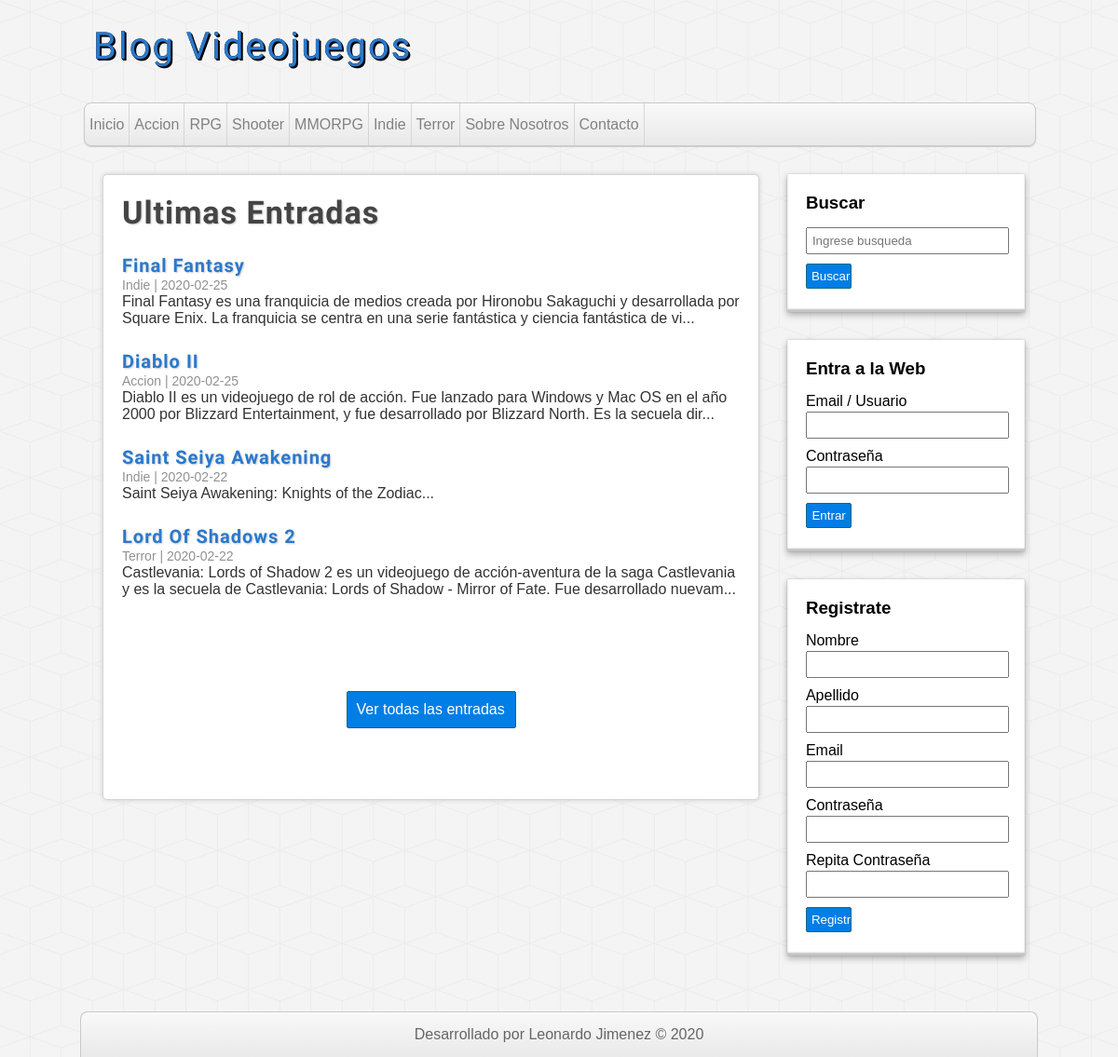
The page / on the database its author committed.
### tables this page shows
CREATE TABLE `categorias` (
  `id` int(11) NOT NULL,
  `nombre` varchar(50) NOT NULL
);

CREATE TABLE `entradas` (
  `id` int(11) NOT NULL,
  `usuario_id` int(11) NOT NULL,
  `categoria_id` int(11) NOT NULL,
  `titulo` varchar(50) NOT NULL,
  `descripcion` text NOT NULL,
  `fecha` date NOT NULL
);

### includes/functions.php (called while the page is built, shortened)
<?php
    function conseguirCategorias($conexion){
        $query = "SELECT * FROM categorias ORDER BY 'id' ASC;";
        $categorias = mysqli_query( $conexion,$query);
        $result = array();
        if ($categorias && mysqli_num_rows($categorias) >= 1){
            $result = $categorias;
        }
        return $result;
    }
    function conseguirEntradas ($conexion, $limit = null , $categorias = null , $busqueda = null){
        $query = "SELECT e.*, c.nombre AS 'categoria' FROM entradas e
        INNER JOIN categorias c ON e.categoria_id = c.id "
        ;
        $query .= "ORDER BY e.id DESC ";
        if($limit != null){
            $query .= "LIMIT $limit;";
        }
        $entradas = mysqli_query($conexion,$query);
        $result = array();
        if ($entradas && mysqli_num_rows($entradas) >= 1){
            $result = $entradas;
        }
        return $result;
    }
?>

### index.php (the view, shortened to what this page needs)
<?php require_once "./files/register.php" ?>
<?php require_once "./includes/functions.php" ?>
<?php require_once "./includes/header.php"?>
        <?php require_once "./includes/sidebar.php"?>
        <div id="principal">
            <h1>Ultimas Entradas</h1>
            <?php $entradas = conseguirEntradas($conexion,4)?>
            <?php if (!empty($entradas)):?>
                <?php while ($entrada = mysqli_fetch_assoc($entradas)):?>
                    <article class="post">
                        <a href="entrada.php?id=<?=$entrada["id"]?>">
                            <h2><?= $entrada["titulo"];?></h2>
                            <span class="fecha"><?= $entrada["categoria"]. " | " . $entrada["fecha"];?></span><br>
                            <p><?=substr($entrada["descripcion"], 0,180)."..." ?></p>
                        </a>
                    </article>
                <?php   endwhile;
                endif;
            ?>
            <div id="vertodas">
                <a href="<?=PATH?>includes/entradas.php">Ver todas las entradas</a>
            </div>
        </div>
    <?php require_once "./includes/footer.php"?>

### includes/header.php (shortened to what this page needs)
<?php
require_once "functions.php";
require_once "config.php";
?>
<!DOCTYPE html>
<html lang="en">
<head>
    <link rel="stylesheet" href="<?= PATH?>assets/css/style.css">
</head>
<body>
    <header id="cabecera">
        <div id="logo">
            <a href="<?= PATH ?> ">
                Blog Videojuegos
            </a>
        </div>
        <nav id="menu">
            <ul>
                <li><a href="<?= PATH ?>">Inicio</a></li>
                <?php  $categorias = conseguirCategorias($conexion);
                while ($categoria = mysqli_fetch_assoc($categorias)) : ?>
                    <li><a href="<?=PATH?>categoria.php?id=<?=$categoria["id"]?>"><?= $categoria["nombre"] ?></a></li>
                <?php endwhile ; ?>
                <li><a href="index.php">Sobre Nosotros</a></li>
                <li><a href="index.php">Contacto</a></li>
            </ul>
        </nav>
    </header>
    <div id ="container">

### includes/sidebar.php (shortened to what this page needs)
<aside id="sidebar">
    <div id="login" class="block-aside">
        <h3>Buscar</h3>
            <form action="<?= PATH?>files/search.php" method="post">
                <input type="text" name="search" placeholder="Ingrese busqueda">
                <input type="submit" value="Buscar">
            </form>
    </div>
    <?php if(!isset($_SESSION["usuario"])) :  ?>
    <div id="login" class="block-aside">
        <h3>Entra a la Web</h3>
        <form class="noesta" action="<?= PATH?>files/login.php" method="post">
            <label for="user">Email / Usuario</label>
            <input type="email" name="user">
            <label for="contraseña">Contraseña</label>
            <input type="password" name="contraseña">
            <input type="submit" value="Entrar">
        </form>
    </div>
    <div id="register" class="block-aside">
        <h3>Registrate</h3>
        <form action="files/register.php" method="post">
            <label for="name">Nombre</label>
            <input type="text" name="name">
            <label for="lastname">Apellido</label>
            <input type="text" name="lastname">
            <label for="email">Email</label>
            <input type="email" name="email">
            <label for="password1">Contraseña</label>
            <input type="password" name="password1">
            <label for="password2">Repita Contraseña</label>
            <input type="password" name="password2">
            <input type="submit" value="Registro">
        </form>
    </div>
    <?php endif ;?>
</aside>

### includes/footer.php
</div>
     <footer id="footer">
        <p>Desarrollado por Leonardo Jimenez &copy; 2020</p>
    </footer>
</body>
</html>

### assets/css/style.css (style rules this page uses)
* { margin: 0; padding: 0; font-family: sans-serif, Helvetica, Arial; text-decoration: none; }
body { background: url('../img/cubes.png') #f4f4f4; }
#cabecera { width: 85%; height: auto; background: transparent; margin: 0px auto; }
#logo { float: left; width: 40%; height: 110px; }
#logo a { font-family: 'Fjalla One', Helvetica; font-size: 40px; letter-spacing: 2px; color: #2979cd; text-shadow: 0px 0px 0px black, 1px 1px 0px black, 2px 2px 0px black; transition: all 500ms; line-height: 100px; margin-left: 10px; }
#menu { clear: both; width: 100%; height: 45px; background: linear-gradient(to bottom, #f9f9f9 0px, #e9e9e9 100% ); border: 1px solid #c9c9c9; border-radius: 8px; box-shadow: 0px 1px 1px #ccc; overflow: hidden; }
#menu ul { list-style: none; }
#menu ul li { float: left; line-height: 45px; border-right: 1px solid #d6d6d6; }
#menu ul li a { display: block; padding: 0px 5px 0px 5px; color: #838282 }
#container { width: 85%; height: auto; margin: 0px auto; margin-top: 30px; margin-bottom: 30px; }
#principal { float: left; background-color: white; border: 1px solid #d6d6d6; border-radius: 5px; width: 65%; min-height: 630px; box-shadow: 0px 0px 5px #ccc; margin-left: 20px; overflow: hidden; padding: 20px; }
#principal h1 { font-size: 34px; color: #444; letter-spacing: 1px; text-shadow: 1px 1px 2px #ccc; font-family: 'Fjalla One', Helvetica; ; }
#principal h2 { font-size: 20px; color: #444; letter-spacing: 1px; font-family: 'Fjalla One', Helvetica; margin-top: 25px; color: #2979cd; text-shadow: 1px 1px 2px #ccc; }
#principal p { margin-top: 8px; }
#principal a { color: #333; }
#vertodas a { display: block; border-radius: 2px; padding: 10px; color: white; background: #007ee5; border: 1px solid #156785; cursor: pointer; width: 160px; margin: 0px auto; margin-top: 100px; }
.fecha { color: rgb(146, 145, 145); font-size: 14px; }
#sidebar { float: right; height: auto; width: 27%; }
.block-aside { display: block; width: 78%; margin: 0px auto; background: white; padding: 20px; margin-bottom: 30px; box-shadow: 0px 0px 1px rgba(0, 0, 0, 0.3), 0px 3px 7px rgba(0, 0, 0, 0.3), 0px 0px 1px #ffff inset, 0px -3px 2px rgba(0, 0, 0, 0.25) inset; }
.block-aside h3 { margin-bottom: 15px; }
label,textarea, input[type="text"], input[type="email"], input[type="password"] { display: block; width: 95%; margin-top: 2px; margin-bottom: 2px; }
textarea, input[type="text"], input[type="email"], input[type="password"] { margin-bottom: 10px; padding: 5px; }
input[type="button"], input[type="submit"] { margin-top: 5px; margin-bottom: 5px; display: block; border-radius: 2px; color: white; background: #007ee5; border: 1px solid #156785; cursor: pointer; width: 23%; padding: 5px; }
#footer { clear: both; width: 83%; margin: 0px auto; background: linear-gradient(to bottom, #f9f9f9 0px, #e9e9e9 100% ); border: 1px solid #c9c9c9; border-bottom: none; border-radius: 8px 8px 0px 0px; color: #666; height: auto; padding: 15px; text-align: center; }
.formUserUpdate label,input,p { display: inline; }

### rows shown on the page
categorias: nombre "Accion"
categorias: nombre "RPG"
categorias: nombre "Shooter"
categorias: nombre "MMORPG"
categorias: nombre "Indie"
categorias: nombre "Terror"
entradas: titulo "Final Fantasy", categoria.nombre "Indie", fecha "2020-02-25", descripcion "Final Fantasy es una franquicia de medios creada por Hironobu Sakaguchi y desarrollada por Square Enix. La franquicia se centra en una serie fantástica y ciencia fantástica de vi"
entradas: titulo "Diablo II", categoria.nombre "Accion", fecha "2020-02-25", descripcion "Diablo II es un videojuego de rol de acción. Fue lanzado para Windows y Mac OS en el año 2000 por Blizzard Entertainment, y fue desarrollado por Blizzard North. Es la secuela dir"
entradas: titulo "Saint Seiya Awakening", categoria.nombre "Indie", fecha "2020-02-22", descripcion "Saint Seiya Awakening: Knights of the Zodiac"
entradas: titulo "Lord Of Shadows 2", categoria.nombre "Terror", fecha "2020-02-22", descripcion "Castlevania: Lords of Shadow 2 es un videojuego de acción-aventura de la saga Castlevania y es la secuela de Castlevania: Lords of Shadow - Mirror of Fate. Fue desarrollado nuevam"
